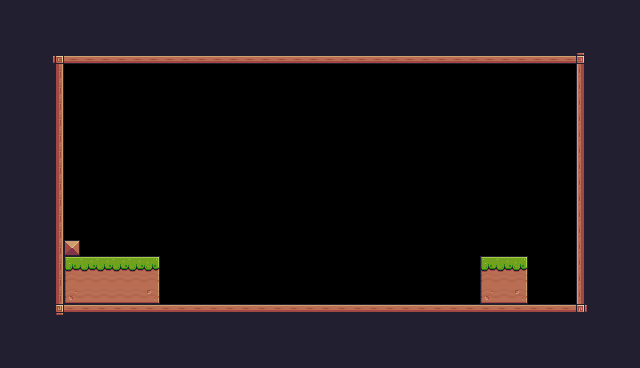

This game map was drawn from its Tiled (.tmx) file and the tilesets committed beside it. A one-line description and the full map source follow:
An orthogonal 40x23 tile map with 16x16 px tiles, 1 tile layer (Background) and 2 objects (Player).

<map version="1.10" tiledversion="1.10.2" orientation="orthogonal" renderorder="right-down" width="40" height="23" tilewidth="16" tileheight="16" infinite="0" nextlayerid="3" nextobjectid="3">
 <tileset firstgid="1" source="Pixel Adventure.tsx" />
 <layer id="1" name="Background" width="40" height="23">
  <data encoding="csv">
24,24,24,24,24,24,24,24,24,24,24,24,24,24,24,24,24,24,24,24,24,24,24,24,24,24,24,24,24,24,24,24,24,24,24,24,24,24,24,24,
24,24,24,24,24,24,24,24,24,24,24,24,24,24,24,24,24,24,24,24,24,24,24,24,24,24,24,24,24,24,24,24,24,24,24,24,24,24,24,24,
24,24,24,24,24,24,24,24,24,24,24,24,24,24,24,24,24,24,24,24,24,24,24,24,24,24,24,24,24,24,24,24,24,24,24,24,24,24,24,24,
24,24,24,92,134,134,134,134,134,134,134,134,134,134,134,134,134,134,134,134,134,134,134,134,134,134,134,134,134,134,134,134,134,134,134,134,93,24,24,24,
24,24,24,113,0,0,0,0,0,0,0,0,0,0,0,0,0,0,0,0,0,0,0,0,0,0,0,0,0,0,0,0,0,0,0,0,111,24,24,24,
24,24,24,113,0,0,0,0,0,0,0,0,0,0,0,0,0,0,0,0,0,0,0,0,0,0,0,0,0,0,0,0,0,0,0,0,111,24,24,24,
24,24,24,113,0,0,0,0,0,0,0,0,0,0,0,0,0,0,0,0,0,0,0,0,0,0,0,0,0,0,0,0,0,0,0,0,111,24,24,24,
24,24,24,113,0,0,0,0,0,0,0,0,0,0,0,0,0,0,0,0,0,0,0,0,0,0,0,0,0,0,0,0,0,0,0,0,111,24,24,24,
24,24,24,113,0,0,0,0,0,0,0,0,0,0,0,0,0,0,0,0,0,0,0,0,0,0,0,0,0,0,0,0,0,0,0,0,111,24,24,24,
24,24,24,113,0,0,0,0,0,0,0,0,0,0,0,0,0,0,0,0,0,0,0,0,0,0,0,0,0,0,0,0,0,0,0,0,111,24,24,24,
24,24,24,113,0,0,0,0,0,0,0,0,0,0,0,0,0,0,0,0,0,0,0,0,0,0,0,0,0,0,0,0,0,0,0,0,111,24,24,24,
24,24,24,113,0,0,0,0,0,0,0,0,0,0,0,0,0,0,0,0,0,0,0,0,0,0,0,0,0,0,0,0,0,0,0,0,111,24,24,24,
24,24,24,113,0,0,0,0,0,0,0,0,0,0,0,0,0,0,0,0,0,0,0,0,0,0,0,0,0,0,0,0,0,0,0,0,111,24,24,24,
24,24,24,113,0,0,0,0,0,0,0,0,0,0,0,0,0,0,0,0,0,0,0,0,0,0,0,0,0,0,0,0,0,0,0,0,111,24,24,24,
24,24,24,113,0,0,0,0,0,0,0,0,0,0,0,0,0,0,0,0,0,0,0,0,0,0,0,0,0,0,0,0,0,0,0,0,111,24,24,24,
24,24,24,113,35,0,0,0,0,0,0,0,0,0,0,0,0,0,0,0,0,0,0,0,0,0,0,0,0,0,0,0,0,0,0,0,111,24,24,24,
24,24,24,113,7,8,8,8,8,9,0,0,0,0,0,0,0,0,0,0,0,0,0,0,0,0,0,0,0,0,7,8,9,0,0,0,111,24,24,24,
24,24,24,113,29,30,30,30,30,31,0,0,0,0,0,0,0,0,0,0,0,0,0,0,0,0,0,0,0,0,29,30,31,0,0,0,111,24,24,24,
24,24,24,113,51,52,52,52,52,53,0,0,0,0,0,0,0,0,0,0,0,0,0,0,0,0,0,0,0,0,51,52,53,0,0,0,111,24,24,24,
24,24,24,114,90,90,90,90,90,90,90,90,90,90,90,90,90,90,90,90,90,90,90,90,90,90,90,90,90,90,90,90,90,90,90,90,115,24,24,24,
24,24,24,24,24,24,24,24,24,24,24,24,24,24,24,24,24,24,24,24,24,24,24,24,24,24,24,24,24,24,24,24,24,24,24,24,24,24,24,24,
24,24,24,24,24,24,24,24,24,24,24,24,24,24,24,24,24,24,24,24,24,24,24,24,24,24,24,24,24,24,24,24,24,24,24,24,24,24,24,24,
24,24,24,24,24,24,24,24,24,24,24,24,24,24,24,24,24,24,24,24,24,24,24,24,24,24,24,24,24,24,24,24,24,24,24,24,24,24,24,24
</data>
 </layer>
 <objectgroup id="2" name="Spawnpoints">
  <object id="1" name="Player" type="Player" x="80" y="224" width="32" height="32" />
  <object id="2" x="-53.3404" y="150.264" />
 </objectgroup>
</map>
